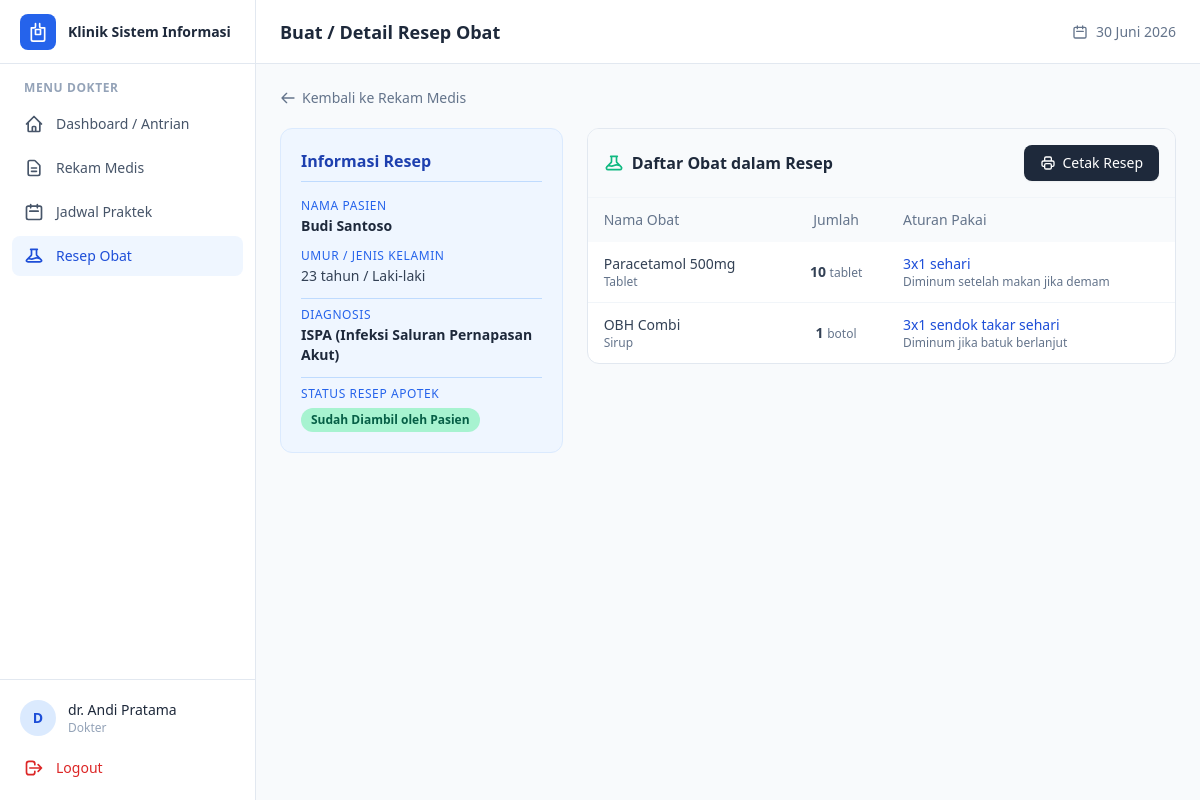
The page /dokter/resep/tambah.php?id_rekam_medis=1 (signed in) on the database its author committed.
### tables this page shows
CREATE TABLE rekam_medis (
    id_rekam_medis     INT AUTO_INCREMENT PRIMARY KEY,
    id_pendaftaran     INT NOT NULL,
    id_dokter          INT NOT NULL,
    waktu_periksa      DATETIME DEFAULT CURRENT_TIMESTAMP,
    anamnesis          TEXT NULL,
    pemeriksaan_fisik  TEXT NULL,
    diagnosis          TEXT NULL,
    kode_icd10         VARCHAR(20) NULL,
    tindakan           TEXT NULL,
    catatan_dokter     TEXT NULL,
    created_at         DATETIME DEFAULT CURRENT_TIMESTAMP,

    CONSTRAINT fk_rekam_pendaftaran
        FOREIGN KEY (id_pendaftaran) REFERENCES pendaftaran(id_pendaftaran)
        ON DELETE CASCADE ON UPDATE CASCADE,
    CONSTRAINT fk_rekam_dokter
        FOREIGN KEY (id_dokter) REFERENCES dokter(id_dokter)
        ON DELETE CASCADE ON UPDATE CASCADE
);

CREATE TABLE pasien (
    id_pasien        INT AUTO_INCREMENT PRIMARY KEY,
    nim_nik          VARCHAR(30)  NOT NULL UNIQUE,
    nama_lengkap     VARCHAR(100) NOT NULL,
    jenis_kelamin    ENUM('Laki-laki','Perempuan') NOT NULL,
    tanggal_lahir    DATE NULL,
    alamat           TEXT NULL,
    no_telepon       VARCHAR(20)  NULL,
    email            VARCHAR(100) NULL,
    fakultas         VARCHAR(100) NULL,
    status_akademik  ENUM('Mahasiswa','Dosen','Tenaga Kependidikan') DEFAULT 'Mahasiswa',
    created_at       DATETIME DEFAULT CURRENT_TIMESTAMP,
    updated_at       DATETIME DEFAULT CURRENT_TIMESTAMP ON UPDATE CURRENT_TIMESTAMP
);

CREATE TABLE detail_resep (
    id_detail       INT AUTO_INCREMENT PRIMARY KEY,
    id_resep        INT NOT NULL,
    id_obat         INT NOT NULL,
    jumlah          INT NOT NULL DEFAULT 1,
    aturan_pakai    VARCHAR(150) NULL,
    catatan_pakai   VARCHAR(150) NULL,

    CONSTRAINT fk_detail_resep
        FOREIGN KEY (id_resep) REFERENCES resep(id_resep)
        ON DELETE CASCADE ON UPDATE CASCADE,
    CONSTRAINT fk_detail_obat
        FOREIGN KEY (id_obat) REFERENCES obat(id_obat)
        ON DELETE CASCADE ON UPDATE CASCADE
);

CREATE TABLE obat (
    id_obat        INT AUTO_INCREMENT PRIMARY KEY,
    nama_obat      VARCHAR(100) NOT NULL,
    jenis_obat     VARCHAR(50)  NULL,
    satuan         VARCHAR(20)  DEFAULT 'pcs',
    stok           INT NOT NULL DEFAULT 0,
    stok_minimum   INT DEFAULT 10,
    kadaluarsa     DATE NULL,
    harga          DECIMAL(10,2) DEFAULT 0,
    created_at     DATETIME DEFAULT CURRENT_TIMESTAMP,
    updated_at     DATETIME DEFAULT CURRENT_TIMESTAMP ON UPDATE CURRENT_TIMESTAMP
);

### includes/functions.php (called while the page is built, shortened)
<?php
function clean($data) {
    return htmlspecialchars(trim($data), ENT_QUOTES, 'UTF-8');
}
function hitungUmur($tanggal_lahir) {
    $lahir = new DateTime($tanggal_lahir);
    $sekarang = new DateTime('today');
    $umur = $lahir->diff($sekarang)->y;
    return $umur . ' tahun';
}

### dokter/resep/tambah.php (the view, shortened to what this page needs)
<?php
require_once __DIR__ . '/../../includes/functions.php';
$id_rekam_medis = $_GET['id_rekam_medis'] ?? null;
$id_dokter = $_SESSION['id_ref'];
$sql_info = "
    SELECT rm.id_rekam_medis, rm.diagnosis, ps.nama_lengkap, ps.nim_nik, ps.tanggal_lahir, ps.jenis_kelamin
    FROM rekam_medis rm
    JOIN pendaftaran p ON rm.id_pendaftaran = p.id_pendaftaran
    JOIN pasien ps ON p.id_pasien = ps.id_pasien
    WHERE rm.id_rekam_medis = ? AND rm.id_dokter = ?
";
$stmt_info = $koneksi->prepare($sql_info);
$stmt_info->execute([$id_rekam_medis, $id_dokter]);
$info = $stmt_info->fetch();
$stmt_cek_resep = $koneksi->prepare("SELECT id_resep, status_resep, catatan_resep FROM resep WHERE id_rekam_medis = ?");
$stmt_cek_resep->execute([$id_rekam_medis]);
$resep = $stmt_cek_resep->fetch();
if (!$resep) {
    $stmt_buat_resep = $koneksi->prepare("INSERT INTO resep (id_rekam_medis) VALUES (?)");
    $stmt_buat_resep->execute([$id_rekam_medis]);
    $id_resep = $koneksi->lastInsertId();
    $status_resep = 'belum_diambil';
} else {
    $id_resep = $resep['id_resep'];
    $status_resep = $resep['status_resep'];
}
$stmt_detail = $koneksi->prepare("
    SELECT dr.*, o.nama_obat, o.satuan, o.jenis_obat
    FROM detail_resep dr
    JOIN obat o ON dr.id_obat = o.id_obat
    WHERE dr.id_resep = ?
");
$stmt_detail->execute([$id_resep]);
$detail_resep = $stmt_detail->fetchAll();
require_once __DIR__ . '/../../includes/header.php';
?>
<div class="mb-5 flex items-center justify-between">
    <a href="../rekam_medis/index.php?filter=semua" class="inline-flex items-center gap-1.5 text-sm text-slate-500 hover:text-slate-700">
        <svg class="h-4 w-4" fill="none" viewBox="0 0 24 24" stroke="currentColor"><path stroke-linecap="round" stroke-linejoin="round" stroke-width="2" d="M10 19l-7-7m0 0l7-7m-7 7h18" /></svg>
        Kembali ke Rekam Medis
    </a>
</div>
<div class="grid grid-cols-1 lg:grid-cols-3 gap-6 mb-6">
    <div class="lg:col-span-1 space-y-6">
        <div class="bg-blue-50 border border-blue-100 rounded-xl p-5">
            <h3 class="font-bold text-blue-800 mb-4 border-b border-blue-200 pb-2">Informasi Resep</h3>
            <div class="space-y-3">
                <div>
                    <p class="text-xs text-blue-600 font-medium uppercase tracking-wider mb-0.5">Nama Pasien</p>
                    <p class="text-sm font-semibold text-slate-800"><?= clean($info['nama_lengkap']) ?></p>
                </div>
                <div>
                    <p class="text-xs text-blue-600 font-medium uppercase tracking-wider mb-0.5">Umur / Jenis Kelamin</p>
                    <p class="text-sm text-slate-700"><?= hitungUmur($info['tanggal_lahir']) ?> / <?= clean($info['jenis_kelamin']) ?></p>
                </div>
                <div class="pt-2 border-t border-blue-200">
                    <p class="text-xs text-blue-600 font-medium uppercase tracking-wider mb-0.5">Diagnosis</p>
                    <p class="text-sm font-bold text-slate-800"><?= clean($info['diagnosis'] ?: 'Belum ada diagnosis') ?></p>
                </div>
                <div class="pt-2 border-t border-blue-200">
                    <p class="text-xs text-blue-600 font-medium uppercase tracking-wider mb-1">Status Resep Apotek</p>
                    <?php if ($status_resep === 'sudah_diambil'): ?>
                        <span class="inline-block px-2.5 py-1 rounded-full text-xs font-bold bg-emerald-200 text-emerald-800">Sudah Diambil oleh Pasien</span>
                    <?php else: ?>
                        <span class="inline-block px-2.5 py-1 rounded-full text-xs font-bold bg-amber-200 text-amber-800">Menunggu Diambil</span>
                        <p class="text-xs text-amber-700 mt-2 leading-relaxed">Resep yang belum diambil masih dapat Anda modifikasi (tambah/hapus obat).</p>
                    <?php endif; ?>
                </div>
            </div>
        </div>
    </div>
    <div class="lg:col-span-2 space-y-6">
        <div class="bg-white rounded-xl border border-slate-200 overflow-hidden">
            <div class="p-4 border-b border-slate-100 bg-slate-50 flex items-center justify-between">
                <h3 class="font-bold text-slate-800 flex items-center gap-2">
                    Daftar Obat dalam Resep
                </h3>
                <div class="flex gap-2">
                    <a href="cetak.php?id_resep=<?= $id_resep ?>" target="_blank" class="inline-flex items-center gap-1.5 bg-slate-800 hover:bg-slate-900 text-white text-sm font-medium px-4 py-2 rounded-lg transition shadow-sm">
                        Cetak Resep
                    </a>
                </div>
            </div>
            <div class="overflow-x-auto">
                <table class="w-full text-sm">
                    <thead class="bg-slate-50 text-slate-500">
                        <tr>
                            <th class="text-left font-medium px-4 py-3">Nama Obat</th>
                            <th class="text-center font-medium px-4 py-3">Jumlah</th>
                            <th class="text-left font-medium px-4 py-3">Aturan Pakai</th>
                        </tr>
                    </thead>
                    <tbody class="divide-y divide-slate-100">
                        <?php if (empty($detail_resep)): ?>
                            <tr>
                                <td colspan="<?= $status_resep === 'belum_diambil' ? 4 : 3 ?>" class="text-center text-slate-400 py-6">
                                    Belum ada obat yang ditambahkan.
                                </td>
                            </tr>
                        <?php else: ?>
                            <?php foreach ($detail_resep as $dr): ?>
                                <tr class="hover:bg-slate-50">
                                    <td class="px-4 py-3">
                                        <div class="font-medium text-slate-700"><?= clean($dr['nama_obat']) ?></div>
                                        <div class="text-xs text-slate-500"><?= clean($dr['jenis_obat']) ?></div>
                                    </td>
                                    <td class="px-4 py-3 text-center text-slate-700 font-semibold">
                                        <?= clean($dr['jumlah']) ?> <span class="text-xs font-normal text-slate-500"><?= clean($dr['satuan']) ?></span>
                                    </td>
                                    <td class="px-4 py-3">
                                        <div class="font-medium text-blue-700"><?= clean($dr['aturan_pakai'] ?: '-') ?></div>
                                        <div class="text-xs text-slate-500"><?= clean($dr['catatan_pakai']) ?></div>
                                    </td>
                                </tr>
                            <?php endforeach; ?>
                        <?php endif; ?>
                    </tbody>
                </table>
            </div>
        </div>
    </div>
</div>
<?php require_once __DIR__ . '/../../includes/footer.php'; ?>

### rows shown on the page
rekam_medis: pasien.nama_lengkap "Budi Santoso", pasien.tanggal_lahir "23 tahun", pasien.jenis_kelamin "Laki-laki", diagnosis "ISPA (Infeksi Saluran Pernapasan Akut)"
detail_resep: id_obat.nama_obat "Paracetamol 500mg", id_obat.jenis_obat "Tablet", jumlah "10", id_obat.satuan "tablet", aturan_pakai "3x1 sehari", catatan_pakai "Diminum setelah makan jika demam"
detail_resep: id_obat.nama_obat "OBH Combi", id_obat.jenis_obat "Sirup", jumlah "1", id_obat.satuan "botol", aturan_pakai "3x1 sendok takar sehari", catatan_pakai "Diminum jika batuk berlanjut"

### other values the page prints
substr($nama_user, 0, 1) "D"
$nama_user "dr. Andi Pratama"
$role "Dokter"
$judul_halaman "Buat / Detail Resep Obat"
